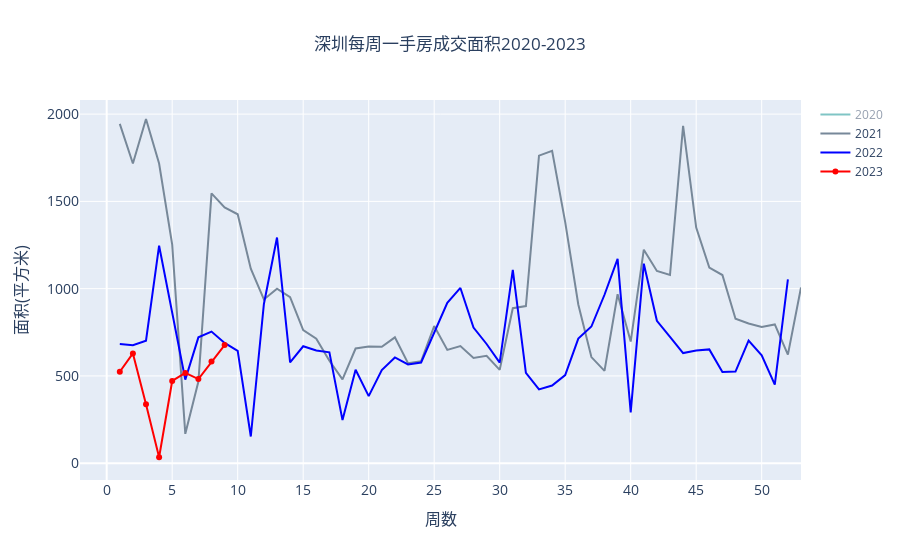

Notebook cell for this chart:
### Code cell
fig = go.Figure(data=[
    # go.Bar(name='2019', x=df_week.iloc[:51].index.get_level_values(1), y=df_week.iloc[:51,1]),
    go.Line(name='2020', x=df_week.iloc[51:103].index.get_level_values(1), y=df_week.iloc[51:103,1], visible='legendonly', marker_color='darkcyan'),
    go.Line(name='2021', x=df_week.iloc[103:156].index.get_level_values(1), y=df_week.iloc[103:156,1], marker_color='lightslategray'),
    go.Line(name='2022', x=df_week.iloc[156:207].index.get_level_values(1), y=df_week.iloc[156:207,1], marker_color='blue'),
    go.Line(name='2023', x=df_week.iloc[207:].index.get_level_values(1), y=df_week.iloc[207:,1], marker_color='red')
])

# fig.update_layout(barmode='group')
fig.update_layout(title_text='深圳每周一手房成交面积2020-2023', title_x=0.5,
                 yaxis=dict(
        title='面积(平方米)',
        titlefont_size=16,
        tickfont_size=14),
                 xaxis=dict(
        title='周数',
        titlefont_size=16,
        tickfont_size=14, 
        dtick = 5))

### Figure 1 — Plotly figure (JSON) as saved in the notebook; plotly's stock layout.template omitted (floating-point values rounded to 4 significant figures)
{"data": [{"marker": {"color": "darkcyan"}, "name": "2020", "type": "scatter", "visible": "legendonly", "x": [1, 2, 3, 4, 6, 7, 8, 9, 10, 11, 12, 13, 14, 15, 16, 17, 18, 19, 20, 21, 22, 23, 24, 25, 26, 27, 28, 29, 30, 31, 32, 33, 34, 35, 36, 37, 38, 39, 40, 41, 42, 43, 44, 45, 46, 47, 48, 49, 50, 51, 52, 53], "y": [774, 1178, 813, 58, 90, 99, 284, 413, 775, 833, 792, 569, 818, 811, 773, 697, 714, 556, 860, 759, 732, 1089, 750, 704, 605, 827, 949, 873, 562, 833, 1036, 908, 929, 748, 962, 1410, 1354, 908, 576, 552, 1279, 1379, 1373, 1464, 1578, 1540, 1404, 1380, 1536, 1163, 902, 450]}, {"marker": {"color": "lightslategray"}, "name": "2021", "type": "scatter", "x": [1, 2, 3, 4, 5, 6, 7, 8, 9, 10, 11, 12, 13, 14, 15, 16, 17, 18, 19, 20, 21, 22, 23, 24, 25, 26, 27, 28, 29, 30, 31, 32, 33, 34, 35, 36, 37, 38, 39, 40, 41, 42, 43, 44, 45, 46, 47, 48, 49, 50, 51, 52, 53], "y": [1944, 1717, 1972, 1717, 1252, 168, 468, 1546, 1465, 1426, 1114, 938, 1000, 951, 763, 713, 587, 480, 657, 669, 667, 721, 573, 584, 786, 649, 671, 603, 615, 535, 888, 900, 1762, 1790, 1381, 909, 608, 529, 968, 697, 1223, 1101, 1078, 1933, 1350, 1121, 1078, 828, 800, 781, 795, 622, 1007]}, {"marker": {"color": "blue"}, "name": "2022", "type": "scatter", "x": [1, 2, 3, 4, 6, 7, 8, 9, 10, 11, 12, 13, 14, 15, 16, 17, 18, 19, 20, 21, 22, 23, 24, 25, 26, 27, 28, 29, 30, 31, 32, 33, 34, 35, 36, 37, 38, 39, 40, 41, 42, 43, 44, 45, 46, 47, 48, 49, 50, 51, 52], "y": [683, 676, 702, 1246, 479, 721, 754, 689, 643, 153, 912, 1293, 578, 670, 646, 635, 247, 535, 384, 534, 606, 566, 577, 747, 919, 1004, 777, 683, 576, 1107, 517, 423, 445, 505, 714, 783, 965, 1171, 291, 1143, 816, 724, 631, 645, 652, 522, 525, 702, 618, 450, 1053]}, {"marker": {"color": "red"}, "name": "2023", "type": "scatter", "x": [1, 2, 3, 4, 5, 6, 7, 8, 9], "y": [524, 629, 337, 34, 471, 517, 482, 583, 677]}], "layout": {"title": {"text": "深圳每周一手房成交面积2020-2023", "x": 0.5}, "xaxis": {"dtick": 5, "tickfont": {"size": 14}, "title": {"font": {"size": 16}, "text": "周数"}}, "yaxis": {"tickfont": {"size": 14}, "title": {"font": {"size": 16}, "text": "面积(平方米)"}}}}
